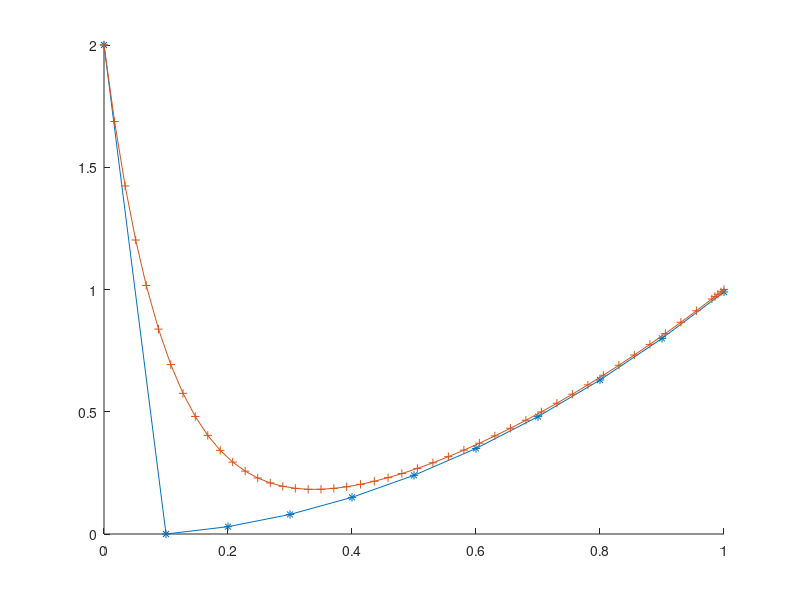

Write the MATLAB code that produced this figure. (Note: this script raises an error after producing the figure.)
clear all,close all,clc

%question partA b
h=0.1;
t1=1;
t=0:h:t1;
y2(1)=2;
N=t1/h;

for i=1:N
    grad=-10*y2(i)+10*(t(i)*t(i)) + 2*t(i);
    y2(i+1)=y2(i) +h*grad;
end

hold on
plot(t,y2,'-*')
    

%using ode45 to find the exact solution 
odefunc=@(t,y) (-10*y+10*t^2+2*t);
tspan=[0 t1];
y0=2;

[t_out,y_out]=ode45(odefunc,tspan,y0)
plot(t_out,y_out,'-+')

absolute_error=abs(y2-y_out);
absolute_error


%there is minor difference in the variation between the exact and the
%approximted values using the Nystrom-milne method,this is justified by the
%absolute error values which converges as the time t increases



%partA c

h=0.1;
t1=1;
t=0:h:t1;
y2(1)=2;
N=t1/h;

odefunc=@(t,y) (-10*y+10*t^2+2*t);
tspan=[0 t1];
y0=2;

[t_out,y_out]=ode113(odefunc,tspan,y0)
plot(t_out,y_out,'-*')

%the resulting solution of y  decreases its value upto a certain time t then it starts to 
%increases its values exponentilly as time t increases

%partA d
h=0.1;
t1=1;
t=0:h:t1;
y2(1)=2;
N=t1/h;

for i=1:N
    grad=-10*y2(i)+10*(t(i)*t(i)) + 2*t(i);
    y2(i+1)=y2(i) +h*grad;
end

hold on
plot(t,y2,'-*')
    

%using ode45 to find the exact solution 
odefunc=@(t,y) (-10*y+10*t^2+2*t);
tspan=[0 t1];
y0=2;

[t_out,y_out]=ode45(odefunc,tspan,y0)
plot(t_out,y_out,'-+')

legend('Nyström-Milne','ode113')
%as time t increases exponentially so is both the results of y function
%from the ode113 and Nystrom-milne ,which in time seems to converge at some
%high t value
